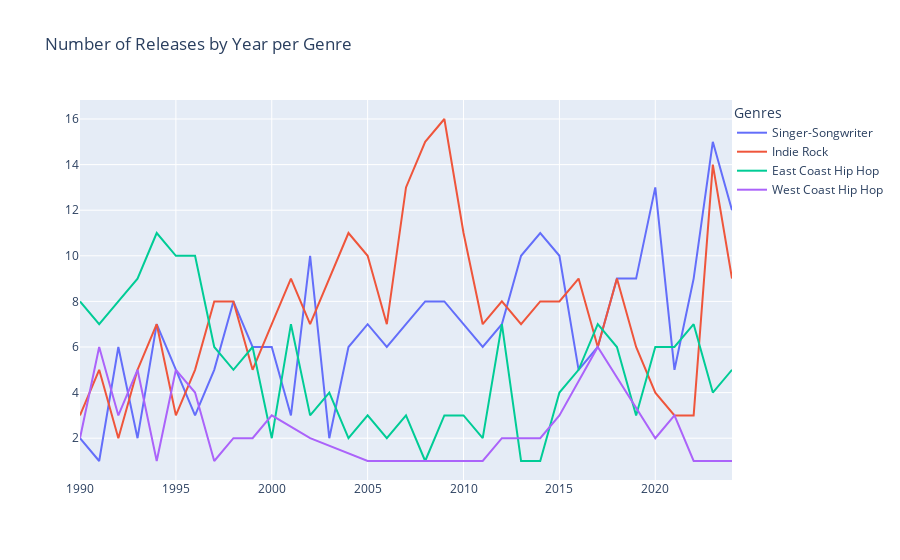

Notebook cell for this chart:
### Code cell
compare_genres_releases_by_year("Singer-Songwriter", "Indie Rock", "East Coast Hip Hop", "West Coast Hip Hop", start_year=1990)

### Figure 1 — Plotly figure (JSON) as saved in the notebook; plotly's stock layout.template omitted (floating-point values rounded to 4 significant figures)
{"data": [{"mode": "lines", "name": "Singer-Songwriter", "type": "scatter", "x": [1990, 1991, 1992, 1993, 1994, 1995, 1996, 1997, 1998, 1999, 2000, 2001, 2002, 2003, 2004, 2005, 2006, 2007, 2008, 2009, 2010, 2011, 2012, 2013, 2014, 2015, 2016, 2017, 2018, 2019, 2020, 2021, 2022, 2023, 2024], "y": [2, 1, 6, 2, 7, 5, 3, 5, 8, 6, 6, 3, 10, 2, 6, 7, 6, 7, 8, 8, 7, 6, 7, 10, 11, 10, 5, 6, 9, 9, 13, 5, 9, 15, 12]}, {"mode": "lines", "name": "Indie Rock", "type": "scatter", "x": [1990, 1991, 1992, 1993, 1994, 1995, 1996, 1997, 1998, 1999, 2000, 2001, 2002, 2003, 2004, 2005, 2006, 2007, 2008, 2009, 2010, 2011, 2012, 2013, 2014, 2015, 2016, 2017, 2018, 2019, 2020, 2021, 2022, 2023, 2024], "y": [3, 5, 2, 5, 7, 3, 5, 8, 8, 5, 7, 9, 7, 9, 11, 10, 7, 13, 15, 16, 11, 7, 8, 7, 8, 8, 9, 6, 9, 6, 4, 3, 3, 14, 9]}, {"mode": "lines", "name": "East Coast Hip Hop", "type": "scatter", "x": [1990, 1991, 1992, 1993, 1994, 1995, 1996, 1997, 1998, 1999, 2000, 2001, 2002, 2003, 2004, 2005, 2006, 2007, 2008, 2009, 2010, 2011, 2012, 2013, 2014, 2015, 2016, 2017, 2018, 2019, 2020, 2021, 2022, 2023, 2024], "y": [8, 7, 8, 9, 11, 10, 10, 6, 5, 6, 2, 7, 3, 4, 2, 3, 2, 3, 1, 3, 3, 2, 7, 1, 1, 4, 5, 7, 6, 3, 6, 6, 7, 4, 5]}, {"mode": "lines", "name": "West Coast Hip Hop", "type": "scatter", "x": [1990, 1991, 1992, 1993, 1994, 1995, 1996, 1997, 1998, 1999, 2000, 2002, 2005, 2007, 2009, 2011, 2012, 2014, 2015, 2017, 2020, 2021, 2022, 2023, 2024], "y": [2, 6, 3, 5, 1, 5, 4, 1, 2, 2, 3, 2, 1, 1, 1, 1, 2, 2, 3, 6, 2, 3, 1, 1, 1]}], "layout": {"autosize": true, "legend": {"title": {"text": "Genres"}, "x": 1, "y": 1}, "title": {"text": "Number of Releases by Year per Genre"}, "xaxis": {"autorange": true, "range": [1990, 2024], "type": "linear"}, "yaxis": {"autorange": true, "range": [0.1667, 16.83], "type": "linear"}}}
